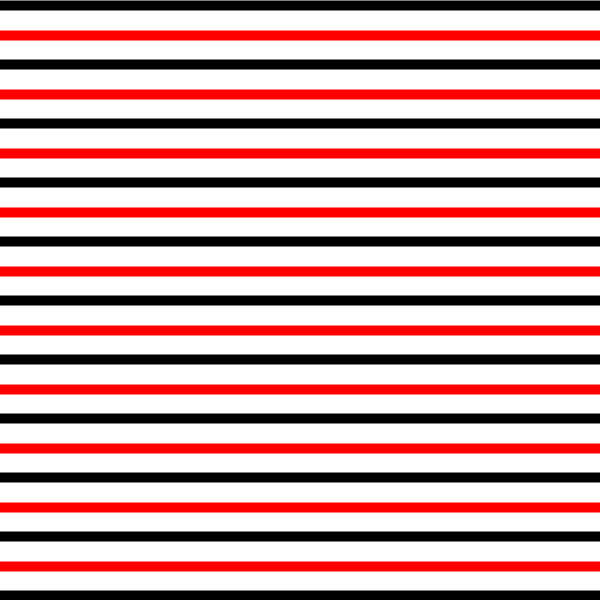
Frame 1 (no input)
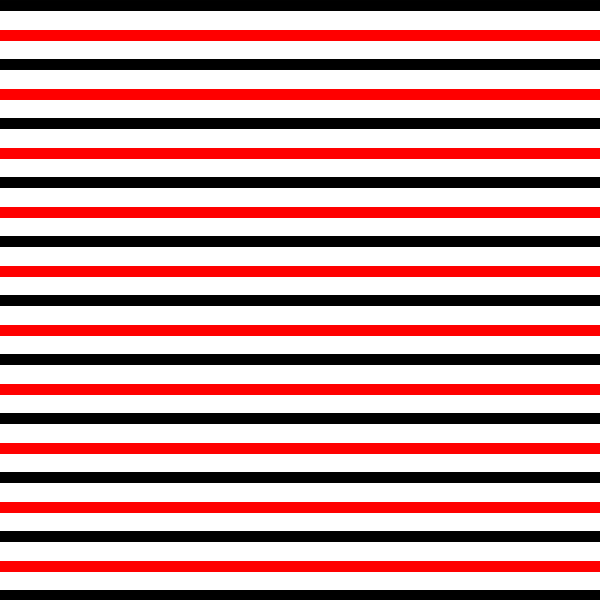
Frame 60 (the mouse pressed at the canvas centre just before this capture)
Frame 120 (the mouse held since frame 60 and released just before this capture): identical to frame 60, image omitted

The Processing sketch that drew these frames (run headless with seeded random() and noise(); from frame 60 on, the mouse is pressed at the canvas centre):

// Processing sketch: sketch_7
// ── sketch_7.pde
/*
this sketch draws a group of horizontal lines to the canvas.

add a conditional that makes every other line red.
*/

void setup(){
  size(600,600);
  strokeWeight(10);
  background(255);
}

void draw(){
  for (int i = 0; i <= 10; i ++) {
    stroke(0,0,0);
    line(0, 59 * i + 5, width, 59 * i + 5);
    stroke(255,0,0);
    line(0, 59 * i + 35, width, 59 * i + 35);
  }
}
